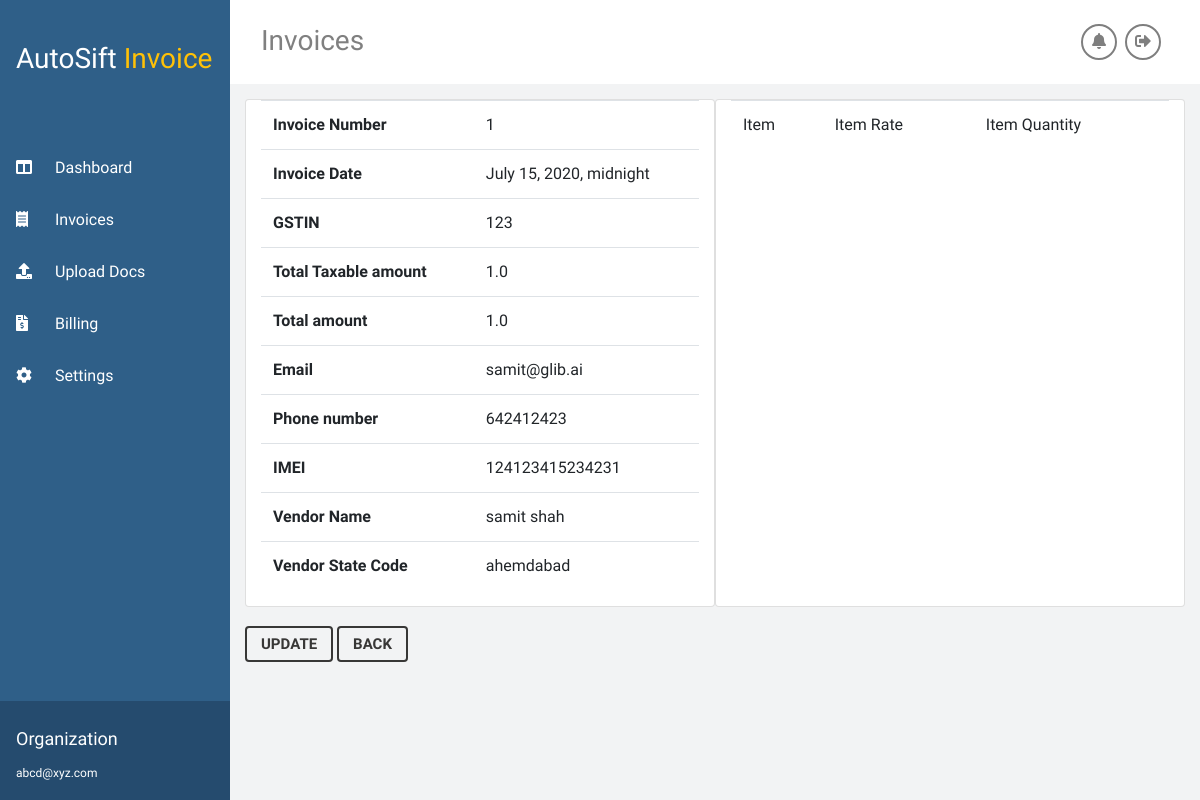
Page /detail/2 (signed in) on the earlier database version.
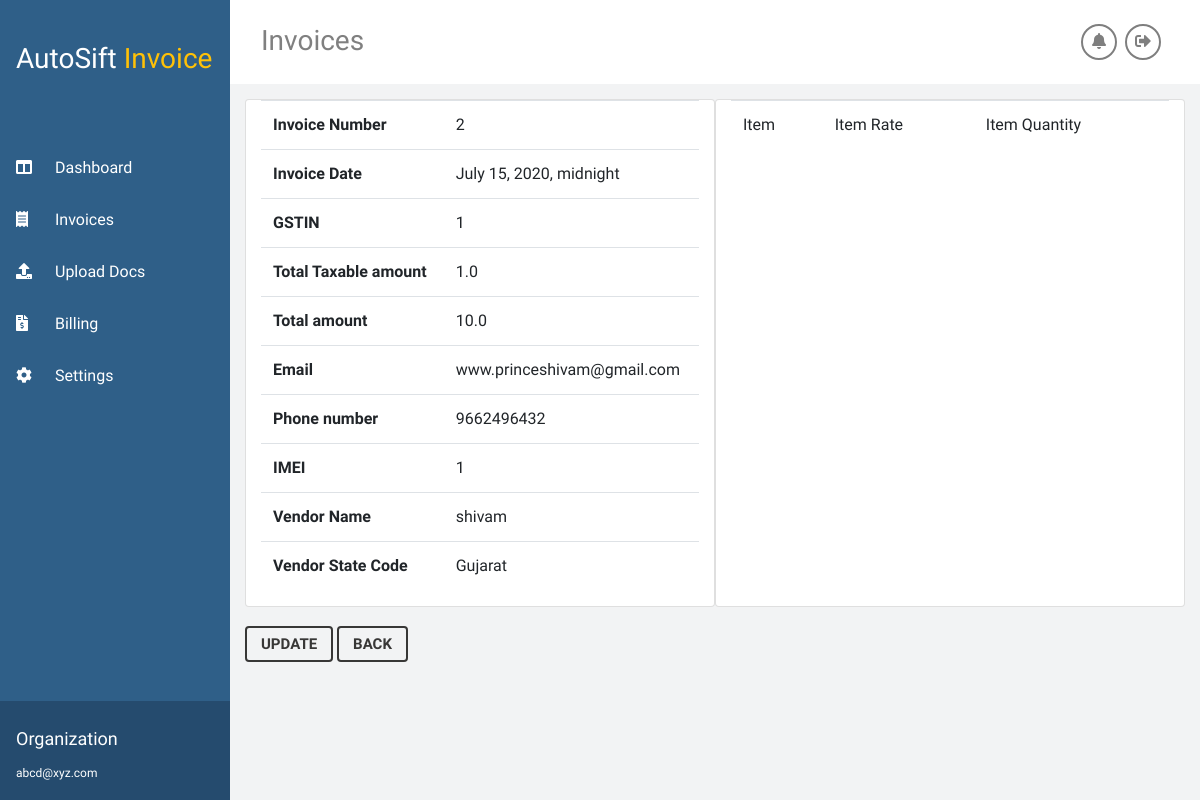
Same page on the later database version.
### invoice/models.py (models this page shows)
class Invoice(models.Model):
    document = models.OneToOneField(Document,on_delete=models.CASCADE,primary_key=False,null=True,blank=True)
    invoice_no = models.CharField(max_length=256)
    invoice_date = models.DateTimeField()
    gstin = models.CharField(max_length=256,null=True,blank=True)
    cgst = models.FloatField(null=True,blank=True)
    sgst = models.FloatField(null=True,blank=True)
    igst = models.FloatField(null=True,blank=True)
    total_taxable_amount = models.FloatField()
    total_amount = models.FloatField()
    vendor_name = models.CharField(max_length=256)
    email = models.EmailField()
    phone_number = models.PositiveIntegerField()
    imei = models.PositiveIntegerField()
    vendor_address = models.CharField(max_length=256)
    status = models.BooleanField(null=True,blank=True)
    created_by = models.CharField(max_length=256)
    additional_data = models.CharField(max_length=10000,null=True,blank=True,default="")

### invoice/views.py (the view)
# urls.py: path('detail/<int:pk>',InvoiceDetailTemplate.as_view(),name='detail'),
class InvoiceDetailTemplate(LoginRequiredMixin,TemplateView):
    login_url = '/auth/'
    model = Invoice
    template_name = 'invoice-detail.html'
    context_object_name = 'invoices'
    def get_context_data(self, **kwargs):
        context = super(InvoiceDetailTemplate,self).get_context_data(**kwargs)
        context['invoice'] = self.model.objects.get(id=self.kwargs['pk'])
        return context

### invoice/templates/invoice-detail.html (shortened to what this page needs)
{% extends 'base.html' %}
{% block listinvoices %}
    {% load static %}
<link rel="stylesheet" type="text/css" href="{% static 'css/viewer.css' %}">
<div class="row" style="padding: 10px;margin:5px">
    <div class="card col-md">
        <table class="table table-hover">
            <tr>
                <td style="font-weight: bold">Invoice Number</td>
                <td>{{ invoice.invoice_no }}</td>
            </tr>
            <tr>
                <td style="font-weight: bold">Invoice Date</td>
                <td>{{ invoice.invoice_date }}</td>
            </tr>
            <tr>
                <td style="font-weight: bold">GSTIN</td>
                <td>{{ invoice.gstin }}</td>
            </tr>
            <tr>
                <td style="font-weight: bold">Total Taxable amount</td>
                <td>{{ invoice.total_taxable_amount }}</td>
            </tr>
            <tr>
                <td style="font-weight: bold">Total amount</td>
                <td>{{ invoice.total_amount }}</td>
            </tr>
            <tr>
                <td style="font-weight: bold">Email</td>
                <td>{{ invoice.email }}</td>
            </tr>
            <tr>
                <td style="font-weight: bold">Phone number</td>
                <td>{{ invoice.phone_number }}</td>
            </tr>
            <tr>
                <td style="font-weight: bold">IMEI</td>
                <td>{{ invoice.imei }}</td>
            </tr>
            <tr>
                <td style="font-weight: bold">Vendor Name</td>
                <td>{{ invoice.vendor_name }}</td>
            </tr>
            <tr>
                <td style="font-weight: bold">Vendor State Code</td>
                <td>{{ invoice.vendor_address }}</td>
            </tr>
        </table>
    </div>
    <div class="card col-md">
        <table class="table table-hover">
            <thead>
            <tr>
            <td>Item </td>
            <td>Item Rate</td>
            <td>Item Quantity</td>
            </tr>
            </thead>
        </table>
    </div>
</div>
<div style="padding: 10px;margin-left: 5px">
    <a href="{% url 'update' invoice.id %}" class="fill api-call">Update</a>
    <a href="{% url 'invoices' %}" class="fill api-call">Back</a>
</div>
{% endblock %}

### invoice/templates/base.html (shortened to what this page needs)
{% load static %}
{% load crispy_forms_tags %}
<!DOCTYPE html>
<html lang="en">
<head>
    <link rel="stylesheet" type="text/css" href="{% static 'css/app.css'%}">
    <link rel="stylesheet" href="https://cdnjs.cloudflare.com/ajax/libs/font-awesome/5.11.2/css/all.min.css">
    <link rel="stylesheet" href="https://stackpath.bootstrapcdn.com/bootstrap/4.5.0/css/bootstrap.min.css"
>
</head>
<script type="text/javascript" src="annotorious.min.js"></script></head>
<body>
    <div class="sidenav">
        <div class="logoContainer d-flex align-items-center ">
            <h6 class="brandName">AutoSift <span class="text-warning">Invoice</span></h6>
        </div>
        <div class="menuContainer">
            <ul class="menuList">
                <li><a href="{% url 'home'%}"><i class="fas fa-columns mr-3"></i>Dashboard</a></li>
                <li><a href="{% url 'invoices'%}"> <i class="fas fa-receipt mr-3"></i>Invoices</a></li>
                <li><a href="{% url 'bulkupload'%}"><i class="fa fa-upload mr-3"></i>Upload Docs </a></li>
                <li><a href="{% url 'billing'%}"><i class="fas fa-file-invoice-dollar mr-3"></i>Billing</a></li>
                <li><a href="{% url 'setting'%}"> <i class="fas fa-cog mr-3"></i>Settings</a></li>
            </ul>
        </div>
        <div class="sidebarBottom">
            <div class="userDetails">
                <div class="d-flex justify-content-start">
                    <div><a href="#">Organization</a>
                    </div>
                </div>
            </div>
            <div class="">
                <span class="lastLogin">abcd@xyz.com</span>
            </div>
        </div>
    </div>
 <div class="main">
        <section class="header-section">
            <div class="container-fluid">
                <div class="d-flex justify-content-between">
                    <div class="title">
                        <h3 class="mb-0 titleText">Invoices</h3>
                    </div>
                    <div class="d-flex flex-row align-items-center">
                        <button class="btn-round-icon notificationButton mr-2"><i class="fas fa-bell"></i>
                        </button>
                        <form action="{% url 'logout' %}" method="post">
                        <button class="btn-round-icon notificationButton mr-2"><i class="fas fa-sign-out-alt"></i>
                        </button>
                        </form>
                         </div>
                    </div>
                </div>
        </section>
{% block listinvoices %}
{% endblock %}

### invoice/static/css/app.css (style rules this page uses)
body { font-family: 'Fira Sans Condensed', sans-serif !important; }
body { min-height: 100vh; background-color: #f2f3f4 !important; color: #6d6d6d; }
.sidenav { height: 100%; width: 230px; position: fixed; z-index: 1; top: 0; left: 0; background-color: #2f5f88; overflow-x: hidden; }
.sidenav .logoContainer { padding: 42px 16px; }
.sidenav .logoContainer .brandName { color: white; font-size: 28px; margin-bottom: 0; font-weight: 400; }
.sidenav .menuContainer { margin-top: 24px; }
.sidenav .menuContainer .menuList { list-style-type: none; margin: 0; padding: 0; }
.sidenav .menuContainer .menuList li { padding: 14px 16px; }
.sidenav .menuContainer .menuList li a { color: #fff; font-size: 16px; }
.sidenav .menuContainer .menuList li a i { width: 23px; }
.sidenav .sidebarBottom { position: absolute; width: 100%; bottom: 0; padding-bottom: 16px; padding-top: 19px; background-color: #254b6e; padding: 16px; }
.sidenav .sidebarBottom .userDetails { padding: 8px 0px; }
.sidenav .sidebarBottom .userDetails a { color: #fff; font-size: 18px; }
.sidenav .sidebarBottom .lastLogin { font-size: 12px; color: #fff; }
.main { margin-left: 230px; }
.header-section { background-color: #fff; padding: 24px 16px; top: 0; width: 100%; z-index: 100; position: sticky; }
.header-section .title { font-size: 22px; color: grey; }
.header-section .title .titleText { font-weight: 400; }
.btn-round-icon { position: relative; outline: none; }
.notificationButton { height: 36px; width: 36px; padding: 0; font-size: 16px; background-color: white; }
.btn-round-icon { height: 36px; width: 36px; outline: none; border-radius: 50%; border: 2px solid #7f7f7f; color: #7f7f7f; }

### invoice/static/css/viewer.css (style rules this page uses)
.api-call { position: relative; //display:block; height: 40px; width: 100px; padding: 7px 14px; font-weight: 700; font-size: 15px; color: #383736; border: 2px #383736 solid; border-radius: 4px; text-transform: uppercase; outline: 0; overflow:hidden; background: none; z-index: 1; cursor: pointer; transition: 0.08s ease-in; -o-transition: 0.08s ease-in; -ms-transition: 0.08s ease-in; -moz-transition: 0.08s ease-in; -webkit-transition: 0.08s ease-in; }
.fill:before { content: ""; position: absolute; background: #2f5f88; bottom: 0; left: 0; right: 0; top: 100%; z-index: -1; -webkit-transition: top 0.09s ease-in; }

Differences in the rows shown:
changed Invoice: invoice_no "1" → "2"; gstin "123" → "1"; total_amount "1.0" → "10.0"; email "samit@glib.ai" → "www.princeshivam@gmail.com"; phone_number "642412423" → "9662496432"; imei "124123415234231" → "1"; vendor_name "samit shah" → "shivam"; vendor_address "ahemdabad" → "Gujarat"
